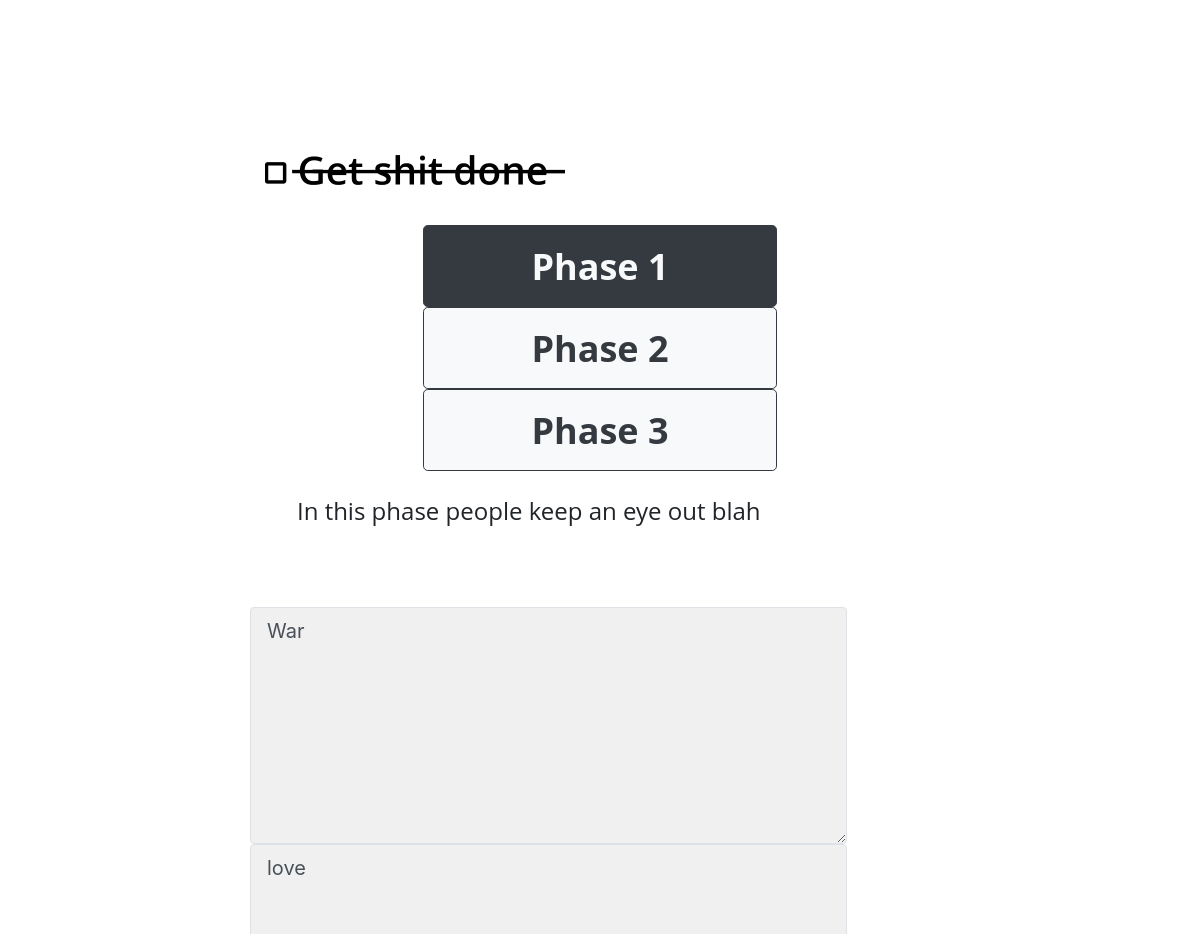
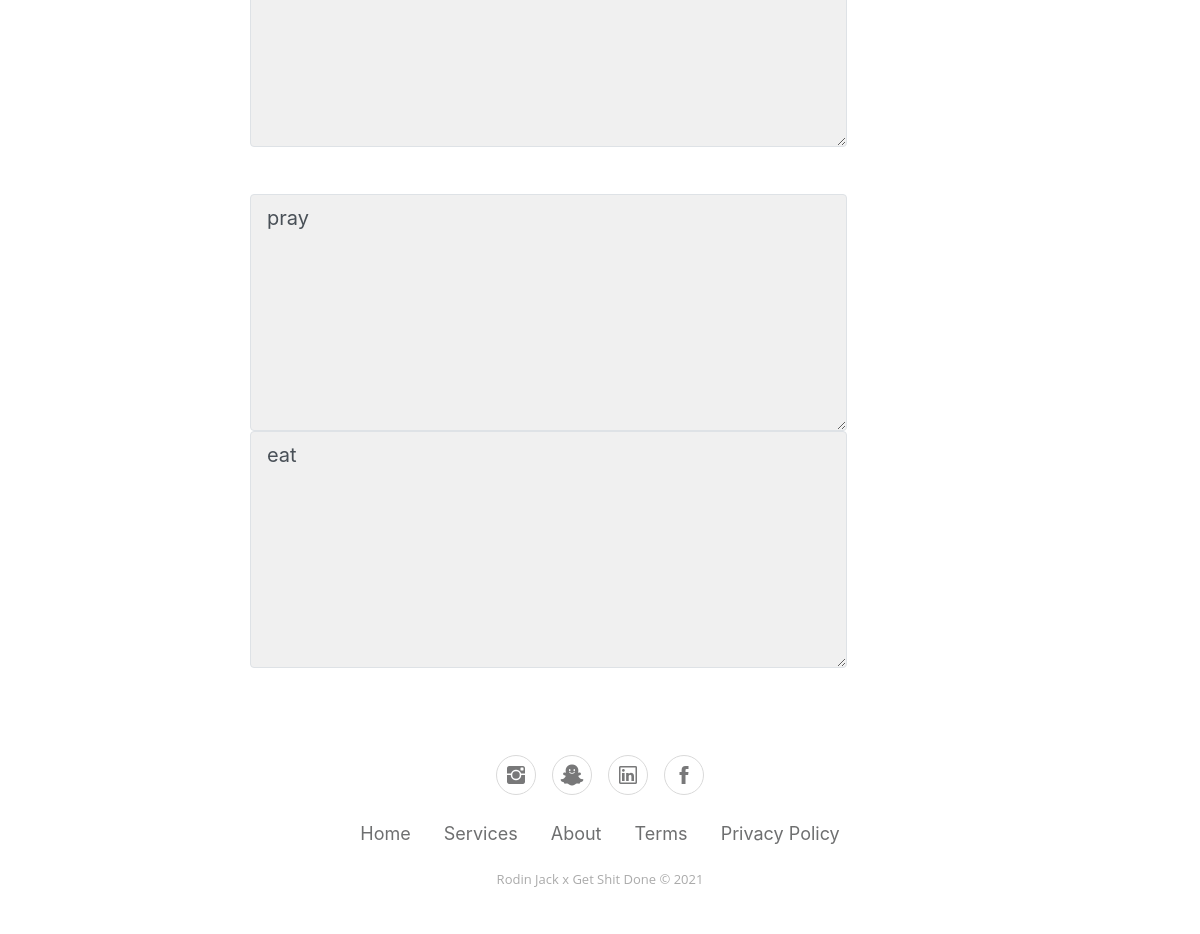
Before: /phase1 (signed in) with the older database file (2 pictures, top to bottom).
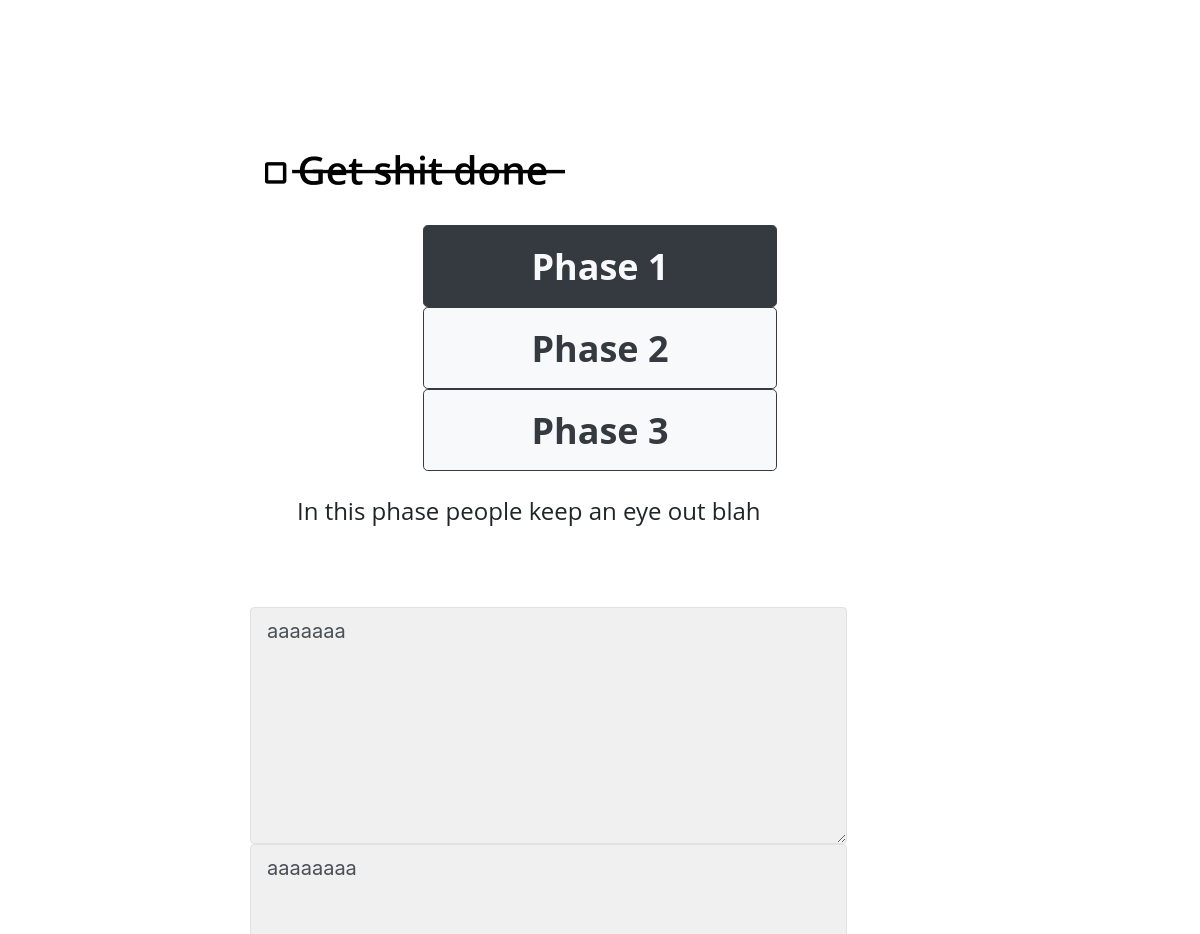
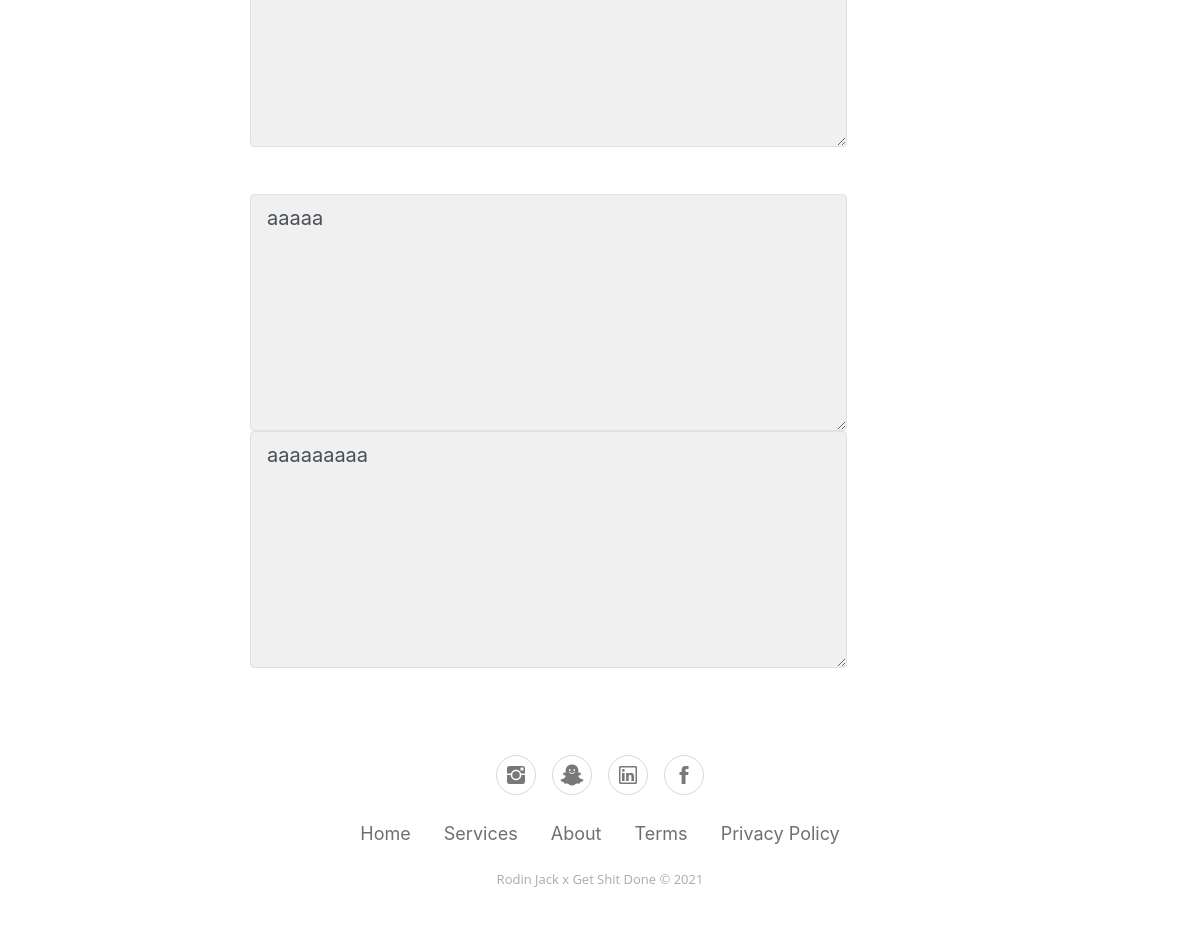
After: the same page with the newer database file (2 pictures, top to bottom).
### test.py (models this page shows)
class Users(db.Model):
    _id = db.Column(db.Integer, primary_key=True)
    mail = db.Column(db.String(25), unique=True)
    password = db.Column(db.String(25))
    datecreated = db.Column(db.DateTime, default=datetime.now)
    p11 = db.Column(db.String(200), default="")
    p12 = db.Column(db.String(200), default="")
    p13 = db.Column(db.String(200), default="")
    p14 = db.Column(db.String(200), default="")
    p21 = db.Column(db.String(200), default="")
    p22 = db.Column(db.String(200), default="")
    p23 = db.Column(db.String(200), default="")
    p24 = db.Column(db.String(200), default="")
    p31 = db.Column(db.String(200), default="")
    p32 = db.Column(db.String(200), default="")
    e1 = db.Column(db.String(500), default="")
    e2 = db.Column(db.String(500), default="")
    e3 = db.Column(db.String(500), default="")
    e4 = db.Column(db.String(200), default="")
    don = db.Column(db.Integer, default=0)

### test.py (the view)
@app.route("/phase1", methods=["POST", "GET"])
def phase1():
    if "user" in session:
        data = Users()
        data = Users.query.filter_by(mail=session["user"]).first()
        if request.method=="POST":
            data.p11=request.form["p11"]
            data.p12=request.form["p12"]
            data.p13=request.form["p13"]
            data.p14=request.form["p14"]
            db.session.commit()
            if request.form["savedirec"]== "Save":
                return redirect(url_for("phase2"))
            else:
                return redirect(url_for("choice"))
        else:
            return render_template("phase1.html", pp1=data.p11, pp2=data.p12, pp3=data.p13, pp4=data.p14)
    else:
        return redirect(url_for("index"))

### templates/phase1.html (shortened to what this page needs)
<!DOCTYPE html>
<html>
<head>
    <link rel="stylesheet" href="static/assets/bootstrap/css/bootstrap.min.css">
    <link rel="stylesheet" href="static/assets/fonts/ionicons.min.css">
    <link rel="stylesheet" href="static/assets/css/styles.min.css">
</head>
<body>
    <div class="container" style="max-width: 1920px;padding-left: 250px;padding-right: 250px;margin-top: 155px;margin-bottom: 10px;">
        <div class="row" style="margin-right: 0px;margin-left: 0px;margin-bottom: 0px;">
            <div class="col"><img src="static/assets/img/Logo_Horizontal@3x.png"></div>
        </div>
        <form action="#" method="post">
            <div class="form-row text-center" style="margin-right: 0px;margin-left: 0px;margin-bottom: 0px;margin-top: 40px;">
                <div class="col"><button class="btn btn-dark btn-lg text-center text-light" type="button" style="width: 354px;height: 82px;">Phase 1</button></div>
                <div class="col"><button class="btn btn-dark btn-lg text-center text-dark bg-light" type="submit" style="width: 354px;height: 82px;" name="savedirec" value="Save" >Phase 2</button></div>
                <div class="col"><button class="btn btn-dark btn-lg text-center text-dark bg-light" type="button" style="width: 354px;height: 82px;" >Phase 3</button></div>
            </div>
            <div class="form-row text-center" style="margin-right: 0px;margin-left: 0px;margin-bottom: 65px;margin-top: 25px;">
                <div class="col text-left">
                    <p style="padding-left: 42px;">In this phase people keep an eye out blah</p>
                </div>
            </div>
            <div class="form-row" style="margin-bottom: 47px;">
                <div class="col"><textarea class="border rounded form-control form-control-lg" name="p11" style="width: 597px;height: 237px;" autocomplete="on" spellcheck="true" required="" minlength="5" placeholder="Things you're passionate about">{{pp1}}</textarea></div>
                <div
                    class="col"><textarea class="border rounded form-control form-control-lg" name="p12" style="width: 597px;height: 237px;" autocomplete="on" spellcheck="true" required="" minlength="5" placeholder="Things you're good at">{{pp2}}</textarea></div>
    </div>
    <div class="form-row" style="margin-bottom: 47px;">
        <div class="col"><textarea class="border rounded form-control form-control-lg" name="p13" style="width: 597px;height: 237px;" autocomplete="on" spellcheck="true" required="" minlength="5" placeholder="Things you can get paid for">{{pp3}}</textarea></div>
        <div class="col"><textarea class="border rounded form-control form-control-lg" name="p14" style="width: 597px;height: 237px;" autocomplete="on" spellcheck="true" required="" minlength="5" placeholder="Things you care for">{{pp4}}</textarea></div>
    </div>
    </form>
    </div>
    <div class="footer-basic">
        <footer>
            <div class="social"><a href="#"><i class="icon ion-social-instagram"></i></a><a href="#"><i class="icon ion-social-snapchat"></i></a><a href="#"><i class="icon ion-social-linkedin-outline"></i></a><a href="#"><i class="icon ion-social-facebook"></i></a></div>
            <ul
                class="list-inline">
                <li class="list-inline-item"><a href="#">Home</a></li>
                <li class="list-inline-item"><a href="#">Services</a></li>
                <li class="list-inline-item"><a href="#">About</a></li>
                <li class="list-inline-item"><a href="#">Terms</a></li>
                <li class="list-inline-item"><a href="#">Privacy Policy</a></li>
                </ul>
                <p class="copyright">Rodin Jack x Get Shit Done © 2021</p>
        </footer>
    </div>
</body>
</html>

Changed rows visible on the page:
changed Users: p11 "War" → "aaaaaaa"; p12 "love" → "aaaaaaaa"; p13 "pray" → "aaaaa"; p14 "eat" → "aaaaaaaaa"
